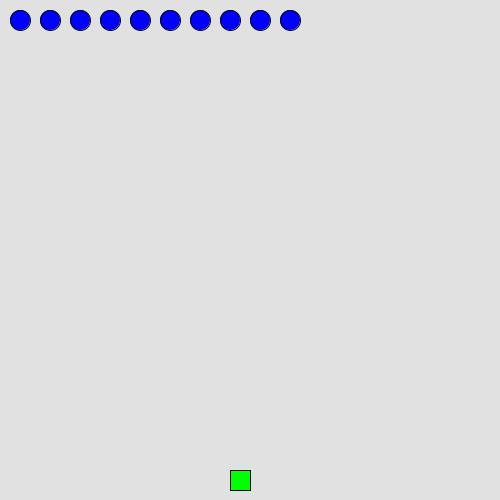
Frame 1 (no input)
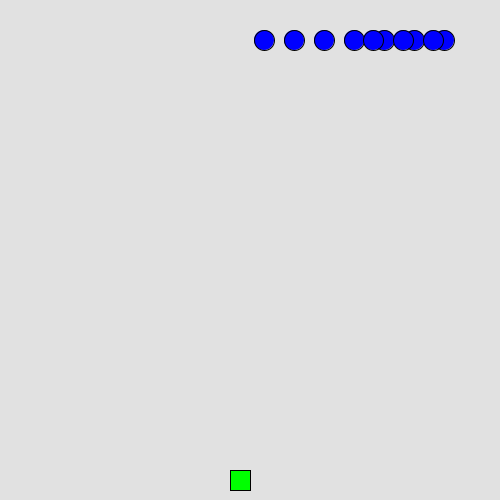
Frame 60 (the mouse pressed at the canvas centre just before this capture)
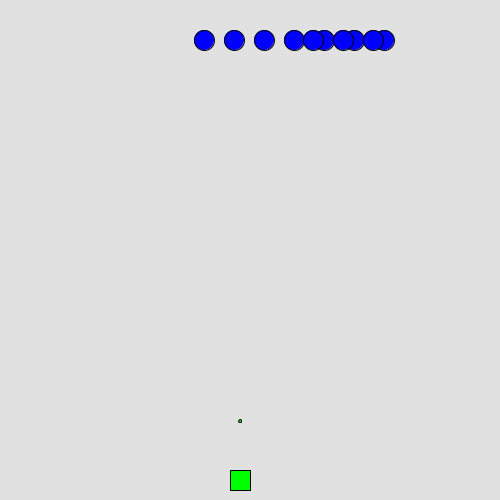
Frame 120 (the mouse held since frame 60 and released just before this capture)

The Processing sketch that drew these frames (run headless with seeded random() and noise(); from frame 60 on, the mouse is pressed at the canvas centre):

// Processing sketch: processing_129715
// ── processing_129715.pde

int noOfInvaderRows = 1;        //Number of invaders for one column
int noOfInvaderColumns = 10;    //Number of invaders for one line
int noOfInvaders = noOfInvaderRows * noOfInvaderColumns;
float[][][] invad = new float[noOfInvaderRows ][noOfInvaderColumns ][2];
int noOfBullets = 20;
float[][] bullet = {{-100, 0}, {-100, 0}, {-100, 0}, {-100, 0}, {-100, 0}, {-100, 0}, {-100, 0}, {-100, 0}, {-100, 0}, {-100, 0}, {-100, 0}, {-100, 0}, {-100, 0}, {-100, 0}, {-100, 0}, {-100, 0}, {-100, 0}, {-100, 0}, {-100, 0}, {-100, 0}};
float rx, ry;
float invaderY = 20;
int sz = 20;
int shoot = 0;

void setup() {
    size(500, 500);
    rx = 240;    //defense
    ry = 480;
    //invaders
    for(int i=0; i<noOfInvaderRows; i++){
        for(int j=0; j<noOfInvaderColumns; j++){
            invad[i][j][0] = invaderY+j*30;
            invad[i][j][1] = invaderY+i*30;
        }
    }

    rectMode(CENTER);
    frameRate(30);
}

void draw() {
    background(225);
    invaders();
    defense();
}

int direction = 0;
float yStep = 20;
void invaders(){
    fill(0, 0, 255);
    for(int i=0; i<noOfInvaderRows; i++){
        for(int j=0; j<noOfInvaderColumns; j++){
            hitCheck(i, j);
            ellipse(invad[i][j][0], invad[i][j][1], sz, sz);
            if(direction == 0){
              if(invad[i][j][0] > 0){
                invad[i][j][0]+=100;
                if(invad[i][j][0] > (width-sz/2)){
                  direction = 1;
                  invaderY += yStep;
                }
              }
            }else{
              if(invad[i][j][0] > 0){
                invad[i][j][0]--;
                if(invad[i][j][0] < sz/2){
                  direction = 0;
                  invaderY += yStep;
                }
              }
            }
        }
    }
    if(invaderY >= ry){    //game over
      gameOver();
      text(" You LOSE!", 130, 260);
    }
    for(int i=0; i<noOfInvaderRows; i++){
        for(int j=0; j<noOfInvaderColumns; j++){
            invad[i][j][1] = invaderY+i*30;
        }
    }

}

void gameOver(){
  fill(255, 0, 0);
  textSize(48);
  text("Game Over", 130, 210);
}

void hitCheck(int i, int j){
  for(int k=0; k<noOfBullets; k++){
    if(abs(invad[i][j][1] - bullet[k][1])<sz/2){
      if(abs(invad[i][j][0] - bullet[k][0])<sz/2){
        invad[i][j][0] = -100;
        noOfInvaders--;
      }
    }
  }
  if(noOfInvaders <= 0){
    gameOver();
    text(" You WIN!", 130, 260);
  }
}

void defense(){
    fill(0, 255, 0);
    rect(rx, ry, sz, sz);
    if(shoot != 0){
        shoot--;
        for(int i=0; i<noOfBullets; i++){
          if(bullet[i][0] < 0){
            bullet[i][0] = rx;
            bullet[i][1] = ry;
            break;
          }
        }
    }
    for(int i=0; i<noOfBullets; i++){
      if(bullet[i][0] >= 0){
        ellipse(bullet[i][0], bullet[i][1]--, 3, 3);
      }
      if(bullet[i][1] < 0){
        bullet[i][0] = -100;
      }
    }
}

void mousePressed() {
    if (mouseButton == LEFT) {
        rx -= 10;
        if(rx < sz/2){
          rx = sz/2;
        }
    } else if (mouseButton == RIGHT) {
        rx += 10;
        if(rx > (width-sz/2)){
          rx = width-sz/2;
        }
    } else {
        shoot++;
    }
}
